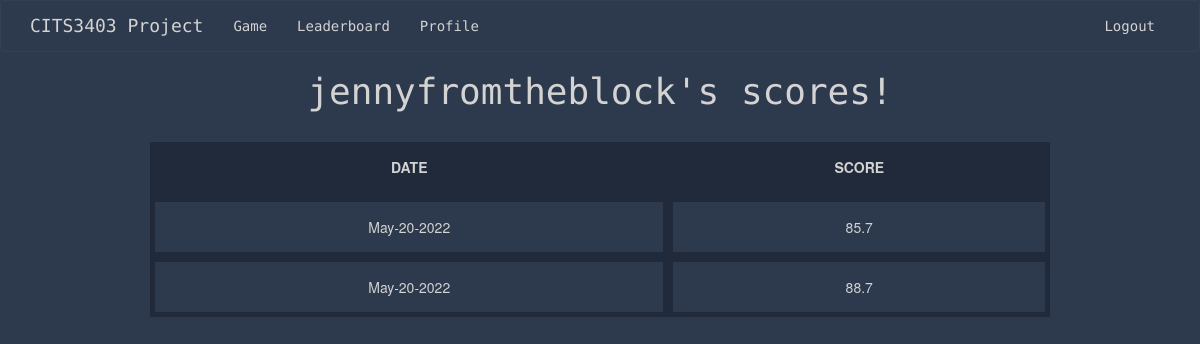
The page /user_stats (signed in) on the database its author committed.
### app/models.py (models this page shows, shortened)
class User(UserMixin, db.Model):
    id = db.Column(db.Integer, primary_key=True)
    username = db.Column(db.String(64), index=True, unique=True)
    email = db.Column(db.String(120), index=True, unique=True)
    password_hash = db.Column(db.String(128))
    user_stats = db.relationship('Score', backref='user', lazy=True)
    @login.user_loader
    def load_user(id):
        return User.query.get(int(id))

class Score(UserMixin, db.Model):
    id = db.Column(db.Integer, primary_key=True)
    user_score = db.Column(db.Integer)
    user_id = db.Column(db.Integer, db.ForeignKey("user.id"))
    today = date.today()
    format_date = today.strftime("%b-%d-%Y") #strips minutes, formats the date eg May-16-2022
    date = db.Column(db.String, default=format_date)

### app/routes.py (the view)
@app.route('/user_stats')
def user_stats():
    if current_user.is_authenticated:
        user_id = current_user.id
        my_scores = Score.query.filter_by(user_id=user_id)
        return render_template('user.html', user=my_scores)
    return render_template('user.html', title='Profile')

### app/templates/user.html
{% extends "base.html" %}
{% block content %}
    <h1>{{ current_user.username }}'s scores! </h1>
   <table id="myTable" class="tablesorter">
    <thead>
        <tr>
            <th> DATE </th>
            <th> SCORE </th>
        </tr>
    </thead>
    <tbody>
        {% for user in user %}
            <tr>
                <td> {{ user.date }} </td>
                <td> {{ user.user_score }} </td>
            </tr>
        {% endfor %}
    </tbody>
</table>
</body>
{% endblock %}

### app/static/css/stylesheet.css (style rules this page uses)
head,body { text-align: center; }
body { background: #2d394d; color: lightgrey; }
.center, h1 { text-align: center; font-family: 'Source Code Pro', monospace; }
table { border-collapse: separate; width: 75%; margin-left: auto; margin-right: auto; margin-top: 30px; }
th, td { border: 5px solid #202a3b; padding: 15px; text-align: center; margin: none; }
th { border-top: none; font-weight: bold; background-color: #202a3b; }

### rows shown on the page
User: username "jennyfromtheblock"
Score: date "May-20-2022", user_score "85.7"
Score: date "May-20-2022", user_score "88.7"
